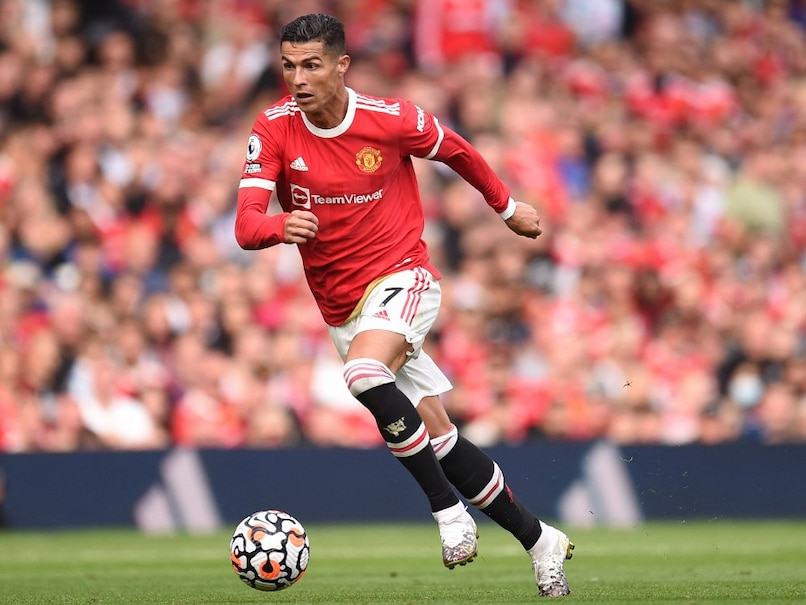
#> input picture ronaldo.jpg, 806 x 605 px
$ jupyter execute '6 Image Cropping.ipynb'
#> lines starting #> are read from the running program, lines starting #| are printed output that depends on the picture
# **Table of contents:**

- Image Translation
- Image Scaling
- Image Shearing
 - Shearing in the x-axis Direction
 - Shearing in the y-axis Direction
- Image Reflection
- Image Rotation
- **Image Cropping**

---

## **Cropping**

The removal of unwanted outer areas from an image, is known as Image Cropping.

---

### Python Code:

[cell 1]
import numpy as np
import cv2
import matplotlib.pyplot as plt

# read the input image
img = cv2.imread("ronaldo.jpg")
#> img is the input picture: shape (605, 806, 3); mean B, G, R 110.1, 119.8, 164.9
# convert from BGR to RGB so we can plot using matplotlib
img = cv2.cvtColor(img, cv2.COLOR_BGR2RGB)
# disable x & y axis
plt.axis('off')
# show the image
plt.imshow(img)
plt.show()

# get 200 pixels from 100 to 300 on both x-axis & y-axis
# change that if you will, just make sure you don't exceed cols & rows

cropped_img = img[50:200, 80:400]
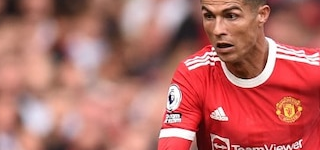
#> cropped_img: shape (150, 320, 3); mean R, G, B 181.9, 108, 102.4
# disable x & y axis
plt.axis('off')
# show the resulting image
plt.imshow(cropped_img)
plt.show()
# save the resulting image to disk
plt.imsave("ronaldo_cropped.jpg", cropped_img)
